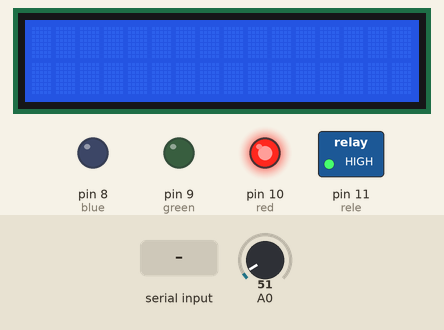
Recording of a sketch running on a simulated Arduino Uno, built with avr-gcc and run on an emulated ATmega328P. On the bench: 16×2 character LCD, switched loads named in the sketch (green lamp = pin HIGH), output pins drawn as LEDs (lit = HIGH). Inputs (shaded band) come from the test bench; at power-on: A0 = 51. What the sketch prints to the serial monitor is not drawn.

Above: at 1.2 s.
1.3 s: "0" received over Serial
At 2.6 s:
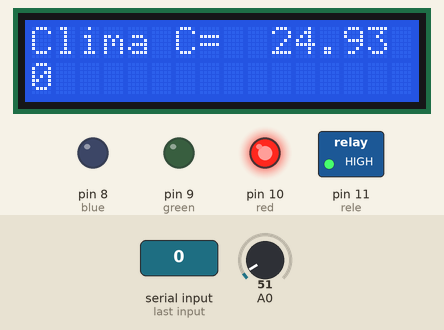
5.0 s: A0 set to 45
6.7 s: A0 set to 37
At 7.9 s:
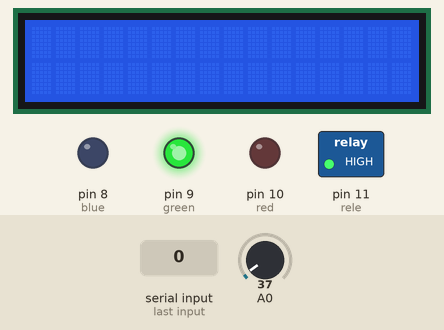
9.0 s: "1" received over Serial
At 10.6 s:
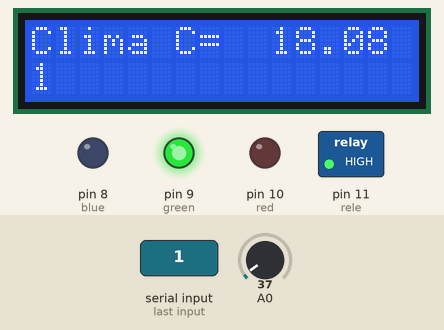
12.6 s: A0 set to 30
At 14.1 s:
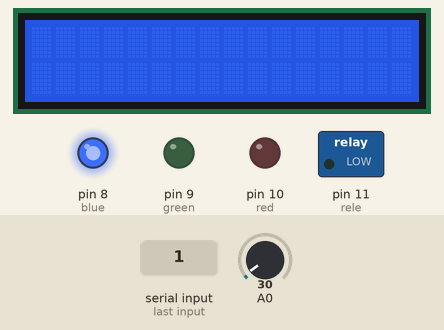
14.6 s: "2" received over Serial
At 16.3 s:
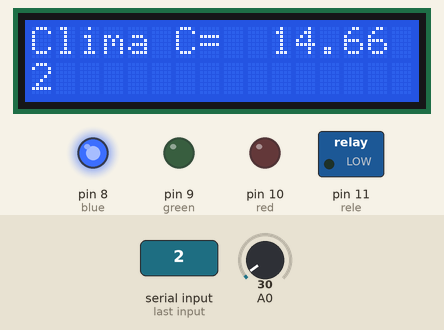
Timing chart, 0 to 17.8 s (numbered marks = the images above; inputs shaded):
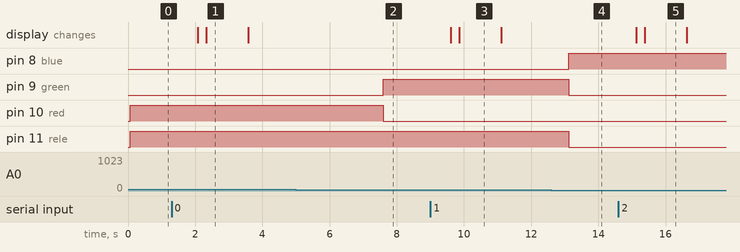

Measured:
- the behaviour switches between 41 and 40 on A0 (found by bisection; images 1 and 2)
- after the input at 1.3 s, the display: first changes after 0.78 s (image 1 shows a later state)
- after the input at 5.0 s, every drawn part: stays the same
- after the input at 6.7 s, pin 9 (green): LOW → HIGH after 0.89 s; pin 10 (red): HIGH → LOW after 0.89 s
- after the input at 9.0 s, the display: first changes after 0.61 s (image 3 shows a later state)
- after the input at 12.6 s, pin 8 (blue): LOW → HIGH after 0.51 s; pin 9 (green), pin 11 (rele): HIGH → LOW after 0.51 s
- after the input at 14.6 s, the display: first changes after 0.53 s (image 5 shows a later state)
- what the display in image 1 shows lasts 1.3 s, from 2.3 s to 3.6 s

The sketch:

SistemasProgramables_LCD_Arduino.ino
```cpp
//Mario Javier Cadena Cabrera

#include <LiquidCrystal.h>
#define red 10
#define green 9
#define blue 8
#define rele 11
#define frio 15
#define templado 20

LiquidCrystal lcd(7, 6, 5, 4, 3, 2);
String messaje="";

void setup(){


  pinMode(red,OUTPUT);
  pinMode(green,OUTPUT);
  pinMode(blue,OUTPUT);
  pinMode(rele,OUTPUT);
  digitalWrite(rele,LOW);
  lcd.begin(16, 2);
  lcd.print("Clima C=");
  Serial.begin(9600);
}

void loop(){
  int caracters = 0;
  float c = to_celcius();

  if(c <= frio) digitalWrite(rele,LOW);
  else digitalWrite(rele,HIGH);


  if(c <= frio)
  {
    digitalWrite(red,LOW);
    digitalWrite(green,LOW);
    digitalWrite(blue,HIGH);
  }
  else if(c > frio && c<= templado)
  {
    digitalWrite(red,LOW);
    digitalWrite(green,HIGH);
    digitalWrite(blue,LOW);
  }
  else if(c > templado)
  {
    digitalWrite(red,HIGH);
    digitalWrite(green,LOW);
    digitalWrite(blue,LOW);
  }
  lcd.setCursor(9,0);
  lcd.print(c);

  messaje="";
  lcd.clear();
  Serial.print(messaje+"aqui estoy");

  while (Serial.available()>0)
  {
      messaje=messaje+Decimal_to_ASCII(Serial.read());
  }

  caracters = messaje.length();

  if (messaje!="")
  {
    lcd.setCursor(0,0);
    lcd.print("Clima C=");
    lcd.setCursor(10,0);
    lcd.print(c);
    lcd.setCursor(0,1);
    lcd.print(messaje);
  }

  for (int i = 0; i < messaje.length(); i++)
  {
    lcd.scrollDisplayLeft();
    delay(250);
  }
  for (int i = 0; i < messaje.length(); i++)
  {
    lcd.scrollDisplayRight();
    delay(250);
  }
  delay(1000);
}

float to_celcius()
{
  int dataLM35 = analogRead(A0);
  float c = (500.0 * dataLM35)/1023;
  return (c);
}

char Decimal_to_ASCII(int entrada){
  char salida=' ';
  switch(entrada){
  case 32:
  salida=' ';
  break;
  case 33:
  salida='!';
  break;
  case 34:
  salida='"';
  break;
  case 35:
  salida='#';
  break;
  case 36:
  salida='$';
  break;
  case 37:
  salida='%';
  break;
  case 38:
  salida='&';
  break;
  case 39:
  salida=' ';
  break;
  case 40:
  salida='(';
  break;
  case 41:
  salida=')';
  break;
  case 42:
  salida='*';
  break;
  case 43:
  salida='+';
  break;
  case 44:
  salida=',';
  break;
  case 45:
  salida='-';
  break;
  case 46:
  salida='.';
  break;
  case 47:
  salida='/';
  break;
  case 48:
  salida='0';
  break;
  case 49:
  salida='1';
  break;
  case 50:
  salida='2';
  break;
  case 51:
  salida='3';
  break;
  case 52:
  salida='4';
  break;
  case 53:
  salida='5';
  break;
  case 54:
  salida='6';
  break;
  case 55:
  salida='7';
  break;
  case 56:
  salida='8';
  break;
  case 57:
  salida='9';
  break;
  case 58:
  salida=':';
  break;
  case 59:
  salida=';';
  break;
  case 60:
  salida='<';
  break;
  case 61:
  salida='=';
  break;
  case 62:
  salida='>';
  break;
  case 63:
  salida='?';
  break;
  case 64:
  salida='@';
  break;
  case 65:
  salida='A';
  break;
  case 66:
  salida='B';
  break;
  case 67:
  salida='C';
  break;
  case 68:
  salida='D';
  break;
  case 69:
  salida='E';
  break;
  case 70:
  salida='F';
  break;
  case 71:
  salida='G';
  break;
  case 72:
  salida='H';
  break;
  case 73:
  salida='I';
  break;
  case 74:
  salida='J';
  break;
  case 75:
  salida='K';
  break;
  case 76:
  salida='L';
  break;
  case 77:
  salida='M';
  break;
  case 78:
  salida='N';
  break;
  case 79:
  salida='O';
  break;
  case 80:
  salida='P';
  break;
  case 81:
  salida='Q';
  break;
  case 82:
  salida='R';
  break;
  case 83:
  salida='S';
  break;
  case 84:
  salida='T';
  break;
  case 85:
  salida='U';
  break;
  case 86:
  salida='V';
  break;
  case 87:
  salida='W';
  break;
  case 88:
  salida='X';
  break;
  case 89:
  salida='Y';
  break;
  case 90:
  salida='Z';
  break;
  case 91:
  salida='[';
  break;
  case 92:
  salida=' ';
  break;
  case 93:
  salida=']';
  break;
  case 94:
  salida='^';
  break;
  case 95:
  salida='_';
  break;
  case 96:
  salida='`';
  break;
  case 97:
  salida='a';
  break;
  case 98:
  salida='b';
  break;
  case 99:
  salida='c';
  break;
  case 100:
  salida='d';
  break;
  case 101:
  salida='e';
  break;
  case 102:
  salida='f';
  break;
  case 103:
  salida='g';
  break;
  case 104:
  salida='h';
  break;
  case 105:
  salida='i';
  break;
  case 106:
  salida='j';
  break;
  case 107:
  salida='k';
  break;
  case 108:
  salida='l';
  break;
  case 109:
  salida='m';
  break;
  case 110:
  salida='n';
  break;
  case 111:
  salida='o';
  break;
  case 112:
  salida='p';
  break;
  case 113:
  salida='q';
  break;
  case 114:
  salida='r';
  break;
  case 115:
  salida='s';
  break;
  case 116:
  salida='t';
  break;
  case 117:
  salida='u';
  break;
  case 118:
  salida='v';
  break;
  case 119:
  salida='w';
  break;
  case 120:
  salida='x';
  break;
  case 121:
  salida='y';
  break;
  case 122:
  salida='z';
  break;
  case 123:
  salida='{';
  break;
  case 124:
  salida='|';
  break;
  case 125:
  salida='}';
  break;
  case 126:
  salida='~';
  break;
  }
  return salida;
 }
```
